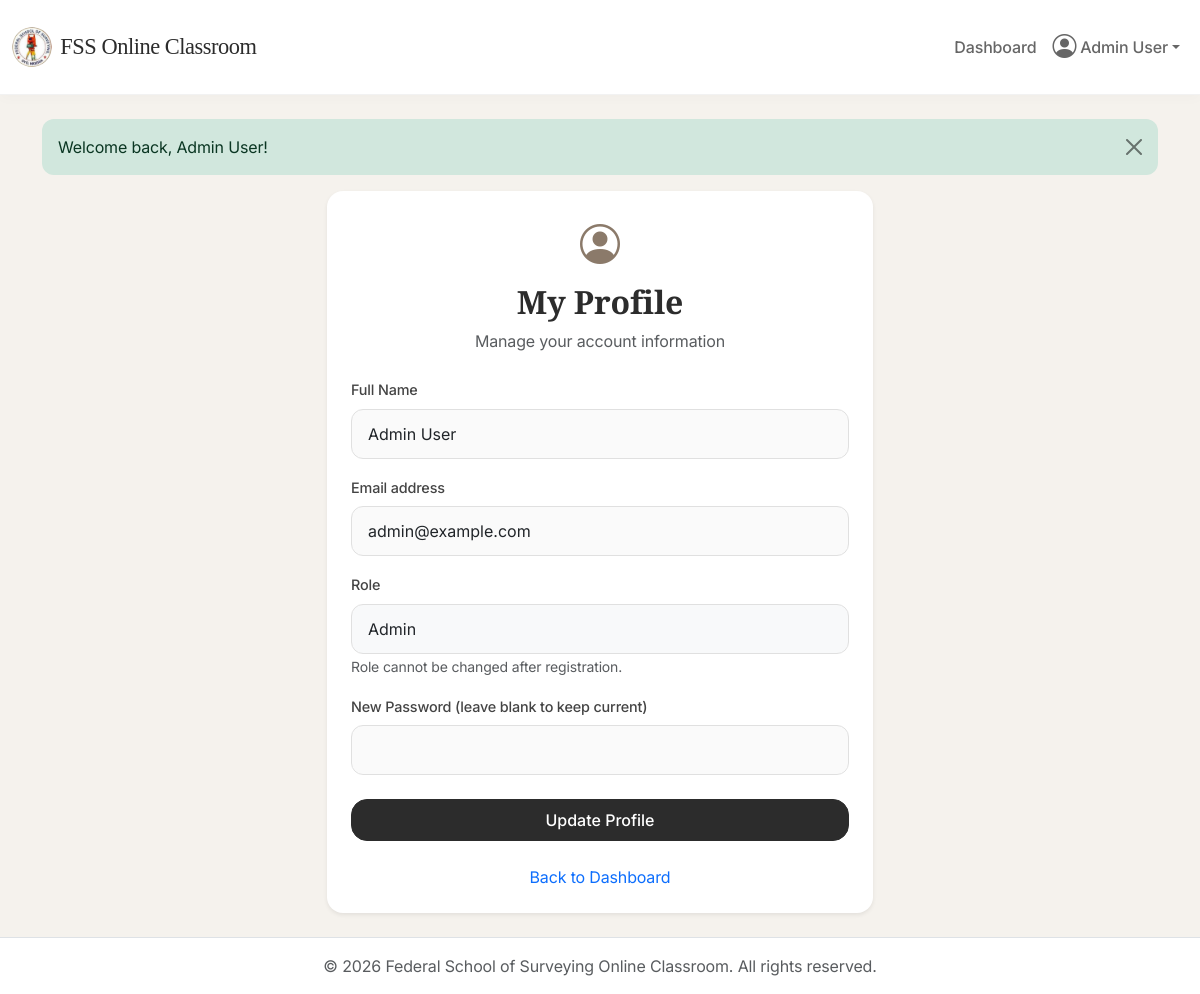
The app's page /profile.php (signed in) with its own data.
### tables this page shows
CREATE TABLE IF NOT EXISTS users (
    id INT AUTO_INCREMENT PRIMARY KEY,
    name VARCHAR(255) NOT NULL,
    email VARCHAR(255) NOT NULL UNIQUE,
    password VARCHAR(255) NOT NULL,
    real_password VARCHAR(255) DEFAULT NULL,  
    role ENUM('admin', 'teacher', 'student') NOT NULL,
    profile_image VARCHAR(255) DEFAULT 'default.png',
    created_at TIMESTAMP DEFAULT CURRENT_TIMESTAMP
);

### includes/auth.php (called while the page is built, shortened)
<?php
function get_user_data($pdo, $user_id) {
    $stmt = $pdo->prepare("SELECT * FROM users WHERE id = ?");
    $stmt->execute([$user_id]);
    return $stmt->fetch();
}
?>

### profile.php (the view, shortened to what this page needs)
<?php
require_once 'config/db.php';
require_once 'includes/auth.php';
$user_id = $_SESSION['user_id'];
$user = get_user_data($pdo, $user_id);
include 'includes/header.php';
?>
<div class="row justify-content-center">
    <div class="col-md-6">
        <div class="card shadow-sm">
            <div class="card-body p-4">
                <div class="text-center mb-4">
                    <i class="bi bi-person-circle fs-1 text-primary"></i>
                    <h2 class="mt-2">My Profile</h2>
                    <p class="text-muted">Manage your account information</p>
                </div>
                <form action="profile.php" method="POST">
                    <div class="mb-3">
                        <label for="name" class="form-label">Full Name</label>
                        <input type="text" class="form-control" id="name" name="name" value="<?php echo $user['name']; ?>" required>
                    </div>
                    <div class="mb-3">
                        <label for="email" class="form-label">Email address</label>
                        <input type="email" class="form-control" id="email" name="email" value="<?php echo $user['email']; ?>" required>
                    </div>
                    <div class="mb-3">
                        <label class="form-label">Role</label>
                        <input type="text" class="form-control bg-light" value="<?php echo ucfirst($user['role']); ?>" readonly>
                        <small class="text-muted">Role cannot be changed after registration.</small>
                    </div>
                    <div class="mb-4">
                        <label for="password" class="form-label">New Password (leave blank to keep current)</label>
                        <input type="password" class="form-control" id="password" name="password">
                    </div>
                    <div class="d-grid gap-2">
                        <button type="submit" class="btn btn-primary py-2">Update Profile</button>
                    </div>
                </form>
                <div class="text-center mt-4">
                    <a href="<?php echo $_SESSION['role']; ?>/dashboard.php" class="text-decoration-none">Back to Dashboard</a>
                </div>
            </div>
        </div>
    </div>
</div>
<?php include 'includes/footer.php'; ?>

### assets/css/style.css (style rules this page uses)
:root { --primary-color: #2c2c2c; --secondary-color: #8b7a6a; --background-color: #f5f2ed; --card-bg: #ffffff; --heading-font: 'Playfair Display', serif; --body-font: 'Inter', sans-serif; --border-radius: 16px; }
body { background-color: var(--background-color); font-family: var(--body-font); color: #333333; min-height: 100vh; display: flex; flex-direction: column; letter-spacing: -0.01em; }
h1, h2, h3, h4, h5, h6, .navbar-brand { font-family: var(--heading-font); font-weight: 600; color: var(--primary-color); }
.btn-primary { background-color: var(--primary-color); border-color: var(--primary-color); border-radius: var(--border-radius); padding: 0.6rem 1.5rem; font-weight: 500; transition: all 0.3s ease; }
.card { border-radius: var(--border-radius); border: none; background-color: var(--card-bg); box-shadow: 0 10px 30px rgba(0,0,0,0.03); transition: all 0.3s cubic-bezier(0.4, 0, 0.2, 1); overflow: hidden; }
.text-primary { color: var(--primary-color) !important; }
i.text-primary { color: var(--secondary-color) !important; }
.form-control, .form-select { border-radius: 12px; padding: 0.75rem 1rem; border: 1px solid #e0e0e0; background-color: #fafafa; transition: all 0.2s ease; }
.form-label { font-weight: 500; color: #444; margin-bottom: 0.5rem; font-size: 0.9rem; }

### records on screen
users: name "Admin User", email "admin@example.com", role "Admin"

### other values on screen
$_SESSION['name'] "Admin User"
$message "Welcome back, Admin User!"
